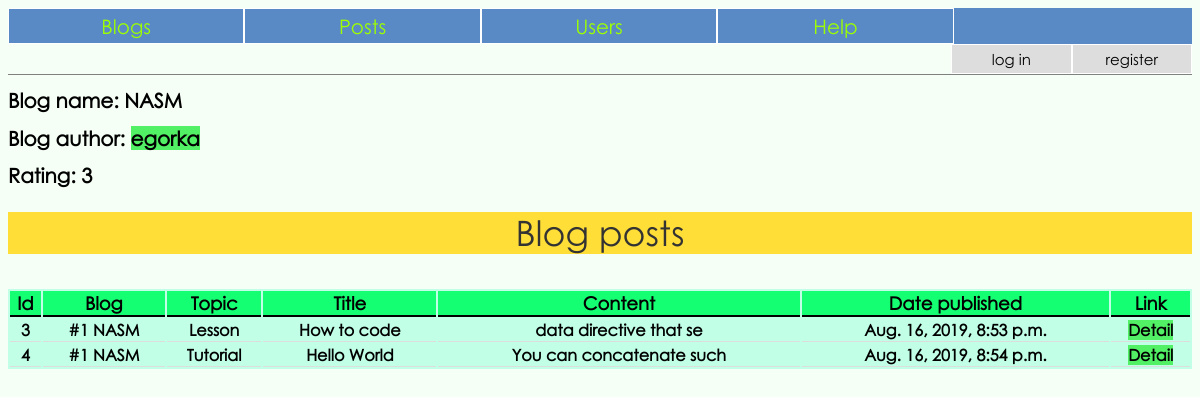
Before: /blog/NASM/ with the older database file.
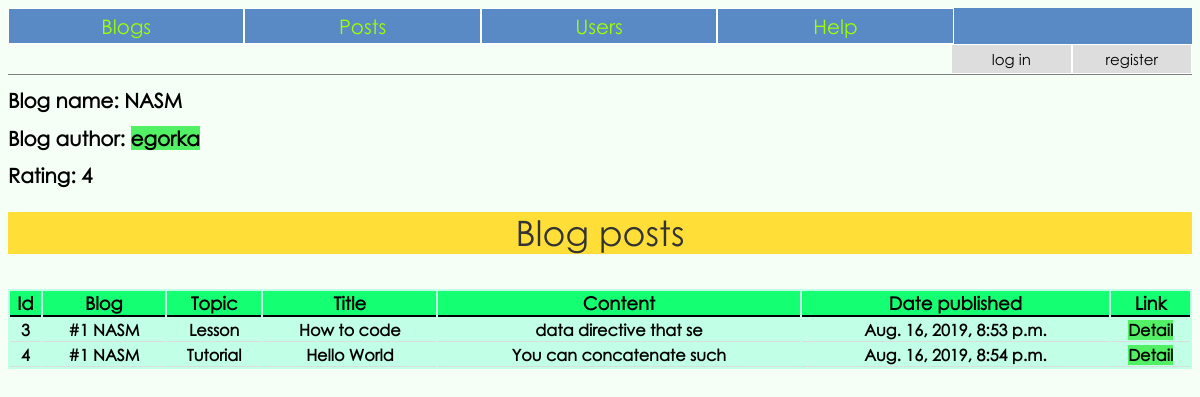
After: the same page with the newer database file.
### blog/models.py (models this page shows, shortened)
class Blog(models.Model):
	author = models.ForeignKey(MyUser, on_delete=models.CASCADE, blank=True)
	name = models.CharField('Name', max_length=50, blank=True, unique=True)
	rating = models.IntegerField('Rating', default=0)
	def __str__(self):
		return '#{} {}'.format(self.id, self.name)

class MyUser(AbstractBaseUser):
	username = models.CharField('username', max_length=50, unique=True)
	first_name = models.CharField('first name', max_length=50)
	last_name = models.CharField('last name', max_length=50)
	email = models.EmailField(
		verbose_name='email address',
		max_length=255,
		unique=True,
	)
	date_of_birth = models.DateField()
	is_active = models.BooleanField(default=True)
	is_admin = models.BooleanField(default=False)
	objects = MyUserManager()
	USERNAME_FIELD = 'username'
	EMAIL_FIELD = 'email'
	REQUIRED_FIELDS = ['first_name', 'last_name', 'email', 'date_of_birth']
	def __str__(self):
		return self.username

class Post(models.Model):
	blog = models.ForeignKey(Blog, on_delete=models.CASCADE, blank=True)
	author = models.ForeignKey(MyUser, on_delete=models.CASCADE, blank=True)
	topic = models.CharField('Topic', max_length=50, blank=True)
	title = models.CharField('Title', max_length=5500, blank=True)
	text = models.TextField('Text', max_length=00, blank=True)
	rating = models.IntegerField('Rating', default=0)
	date_published = models.DateTimeField('Date published', default=timezone.now, blank=True)
	liked_users = []

### blog/views.py (the view)
# urls.py: path('blog/<str:blog_name>/', views.blog, name='blog'),
def blog(request, blog_name):
	blog = get_object_or_404(Blog, name__iexact=blog_name)
	posts = blog.post_set.all()
	context = {
		'blog': blog,
		'posts': posts
		}
	return render(request, 'blog/blog_detail.html', context)

### blog/templates/blog/blog_detail.html (shortened to what this page needs)
{% extends 'blog/base.html' %}
{% block content %}
<div>
	<h1>Blog name: {{ blog.name }}</h1>
	<h1>Blog author: <a href="{% url 'blog:user' blog.author.id %}">{{ blog.author }}</a></h1>
	<h1>Rating: {{ blog.rating }}</h1>
</div>
<p class='title'>Blog posts</p>
<div>
	<table>
		<thead>
			<tr>
				<th>Id</th>
				<th>Blog</th>
				<th>Topic</th>
				<th>Title</th>
				<th>Content</th>
				<th>Date published</th>
				<th>Link</th>
			</tr>
		</thead>
		<tbody>
		{% for post in posts %}
			<tr>
				<th>{{ post.id }}</th>
				<th>{{ post.blog }}</th>
				<th>{{ post.topic }}</th>
				<th>{{ post.title }}</th>
				<th>{{ post.text|slice:25 }}</th>
				<th>{{ post.date_published }}</th>
				<th><a href="{% url 'blog:post' post.id %}">Detail</a></th>
			</tr>
		{% endfor %}
		</tbody>
	</table>
</div>
{% endblock content %}

### blog/templates/blog/base.html (shortened to what this page needs)
<!DOCTYPE html>
<html lang="en">
<head>
    {% load staticfiles %}
    <link rel="stylesheet" href="{% static 'blog/content/style.css' %}">
</head>
<header>
	<div class='nav'>
		<ul class='nav'>
		    <li class='nav'><a class='nav' href="{% url 'blog:index-page' %}">Blogs</a></li>
		    <li class='nav'><a class='nav' href="{% url 'blog:posts' %}">Posts</a></li>
		    <li class='nav'><a class='nav' href="{% url 'blog:users' %}">Users</a></li>
		    <li class='nav'><a class='nav' href="{% url 'blog:help' %}">Help</a></li>
		</ul>
	</div>
	<div class='actions'>
		<ul class='actions'>
			{% if not user.is_authenticated %}
				<li id='auth' class='actions'><a class='actions' href="{% url 'blog:register' %}">register</a></li>
				<li id='auth' class='actions'><a class='actions' href="{% url 'login' %}">log in</a></li>
			{% else %}
				<li class='actions'><a class='actions' href="{% url 'blog:new_blog' %}">new blog</a></li>
				<li class='actions'><a class='actions' href="{% url 'blog:new_post' %}">new post</a></li>
				<li id='auth' class='actions'><a class='actions' href="{% url 'logout' %}">log out</a></li>
			{% endif %}
		</ul>
	</div>
</header>
<body>
{% block content %}
{% endblock content %}
</body>
</html>

### blog/static/blog/content/style.css (style rules this page uses)
* { font-family: 'gothic' }
body { background: #F6FFF6; }
h1 { font-size: 20px; }
a { outline: none; text-decoration: none; vertical-align: center; }
a:link { color: black; background: #51f065; }
table { width: 100%; background: #c1ffe7; overflow: auto; }
thead th { font-weight: bold; font-size: 18px; background: #15ff73; border-bottom: solid 2px black }
th { border-bottom: solid 1px #dddddd; }
a.nav { font-size: 20px; background: unset; text-decoration: none; list-style-type: none; overflow: hidden; }
ul.nav { top: 0; width: 100%; list-style-type: none; margin: 0; padding: 0; overflow: hidden; background-color: #5a8ac5; }
li.nav { width: 19.8%; float: left; text-align: center; border: solid 1px white; }
li.nav a { display: block; color: #9dff00; text-align: center; padding: 5px 70px; text-decoration: none; }
a.actions { font-size: 15px; background: unset; }
ul.actions { top: 0; width: 100%; list-style-type: none; margin: 0; padding: 0; overflow: hidden; background-color: unset; border-bottom: solid 1px gray; }
li.actions { width: 19.8%; float: left; text-align: center; border: solid 1px white; }
li.actions a { display: block; color: black; text-align: center; padding: 5px 0px; margin: 0px 0px; text-decoration: none; }
#auth { width: 10%; background-color: #ddd; float: right; }
#auth a { padding: 5px 10px; }
.title { margin-top: 25px; width: 100%; font-size: 35px; line-height: 1.2; background: #ffde38; color: #333; text-align: center; }

Changed rows visible on the page:
changed Blog "NASM": rating "3" → "4"
